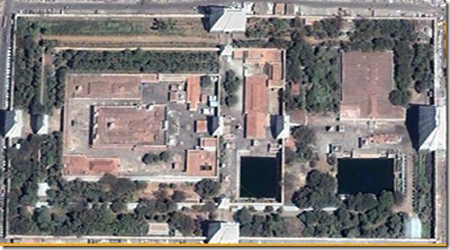
#> input picture map.jpg, 450 x 250 px, found by its file name
$ python surf.py   (older library calls are emulated)
#> lines starting #> are read from the running program, lines starting #| are printed output that depends on the picture
import numpy as np
import cv2

I1 = cv2.imread('/home/alireza/Documents/farahi_ws/map.jpg')
#> I1 is the input picture: shape (250, 450, 3); mean B, G, R 122.1, 123, 127.8
G1 = cv2.cvtColor(I1,cv2.COLOR_BGR2GRAY)
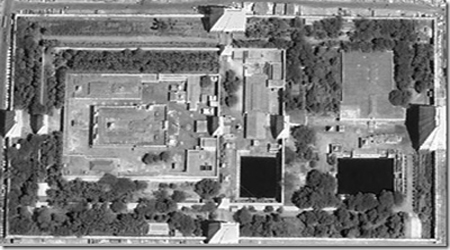
#> G1: shape (250, 450); min 0, max 255, mean 124.3

I2 = cv2.imread("/home/alireza/Documents/farahi_ws/test.jpg")
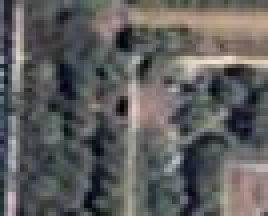
#> input picture test.jpg, 67 x 54 px, found by its file name (shown 4 times larger)
#> I2 is the input picture: shape (54, 67, 3); mean B, G, R 94.5, 95.1, 95.6
G2 = cv2.cvtColor(I2,cv2.COLOR_BGR2GRAY)
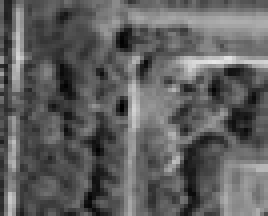
#> G2: shape (54, 67) (shown 4 times larger); min 1, max 232, mean 95.2

#> (the run stopped early here; a loop or call above may not have finished)
